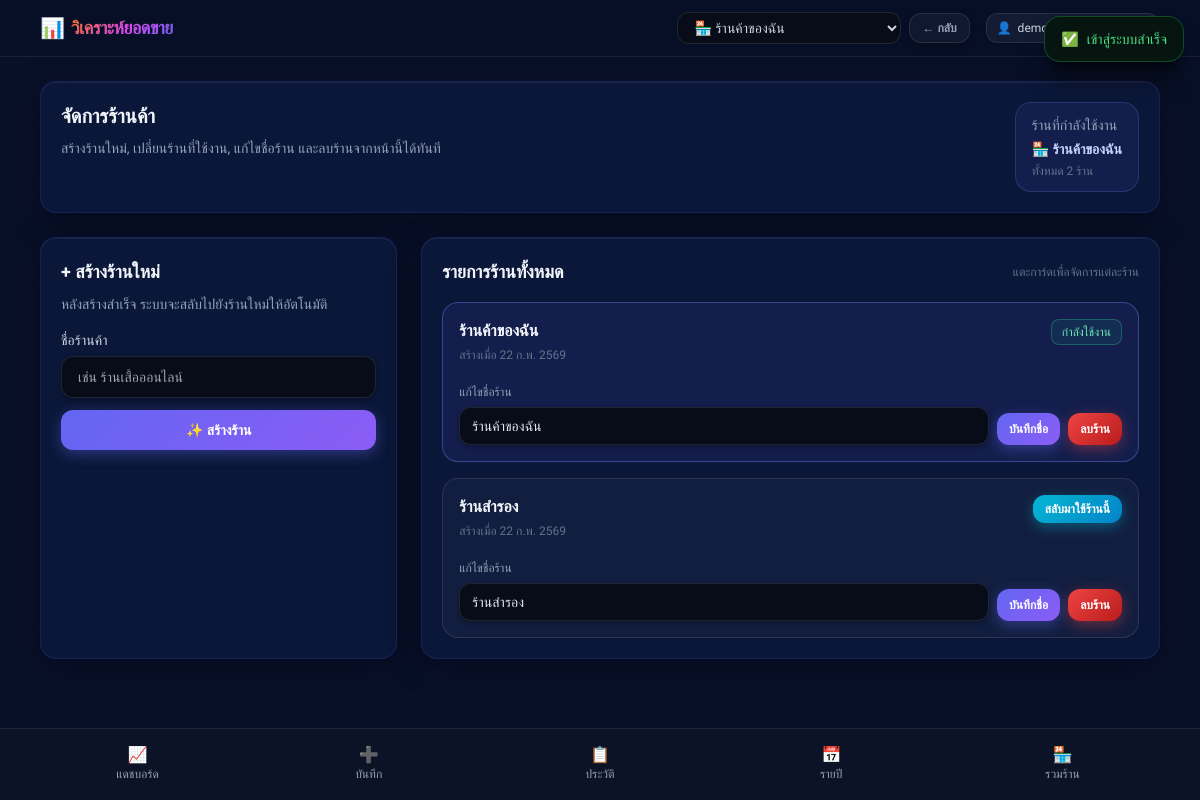
The app's page /shops.php (signed in) with its own data.
### tables this page shows
CREATE TABLE IF NOT EXISTS shops (
    id BIGINT UNSIGNED NOT NULL AUTO_INCREMENT,
    user_id BIGINT UNSIGNED NOT NULL,
    name VARCHAR(100) NOT NULL,
    created_at DATETIME NOT NULL DEFAULT CURRENT_TIMESTAMP,
    updated_at DATETIME NOT NULL DEFAULT CURRENT_TIMESTAMP ON UPDATE CURRENT_TIMESTAMP,
    PRIMARY KEY (id),
    UNIQUE KEY uq_shops_user_name (user_id, name),
    KEY idx_shops_user_id (user_id),
    CONSTRAINT fk_shops_user
        FOREIGN KEY (user_id)
        REFERENCES users (id)
        ON DELETE CASCADE
        ON UPDATE CASCADE
);

### app/Services/ShopService.php (called while the page is built, shortened)
<?php
class ShopService
{
    private ShopRepository $shopRepository;
    public function __construct(ShopRepository $shopRepository, ?PDO $db = null)
    {
        $this->shopRepository = $shopRepository;
    }
    public function getShopContext(int $userId, ?int $currentShopId): array
    {
        $shops = $this->shopRepository->listByUserId($userId);
        $currentShop = null;
        if ($currentShopId !== null) {
            foreach ($shops as $shop) {
                if ((int)$shop['id'] === $currentShopId) {
                    $currentShop = $shop;
                    break;
                }
            }
        }
        return [
            'shops' => $shops,
            'current_shop' => $currentShop,
        ];
    }
    public function canDeleteShop(int $userId): bool
    {
        return $this->shopRepository->countByUserId($userId) > 1;
    }
}

### app/Repositories/ShopRepository.php (called while the page is built, shortened)
<?php
class ShopRepository
{
    private PDO $db;
    public function __construct(PDO $db)
    {
        $this->db = $db;
    }
    public function listByUserId(int $userId): array
    {
        $sql = 'SELECT id, user_id, name, created_at, updated_at
                FROM shops
                WHERE user_id = :user_id
                ORDER BY id ASC';
        $stmt = $this->db->prepare($sql);
        $stmt->execute([':user_id' => $userId]);
        return $stmt->fetchAll();
    }
    public function countByUserId(int $userId): int
    {
        $sql = 'SELECT COUNT(*) AS total
                FROM shops
                WHERE user_id = :user_id';
        $stmt = $this->db->prepare($sql);
        $stmt->execute([':user_id' => $userId]);
        $result = $stmt->fetch();
        return (int)($result['total'] ?? 0);
    }
}

### includes/functions.php (called while the page is built, shortened)
<?php
function app_url(string $path = ''): string
{
    $baseUrl = APP_URL;
    $normalizedPath = '/' . ltrim($path, '/');
    return $baseUrl . $normalizedPath;
}
function e(?string $value): string
{
    return htmlspecialchars((string)$value, ENT_QUOTES, 'UTF-8');
}
function formatThaiDate(string $date): string
{
    $dateObject = DateTime::createFromFormat('Y-m-d', $date);
    $thaiMonths = [
        '01' => 'ม.ค.',
        '02' => 'ก.พ.',
        '03' => 'มี.ค.',
        '04' => 'เม.ย.',
        '05' => 'พ.ค.',
        '06' => 'มิ.ย.',
        '07' => 'ก.ค.',
        '08' => 'ส.ค.',
        '09' => 'ก.ย.',
        '10' => 'ต.ค.',
        '11' => 'พ.ย.',
        '12' => 'ธ.ค.',
    ];
    $month = $thaiMonths[$dateObject->format('m')] ?? $dateObject->format('m');
    $thaiYear = (int)$dateObject->format('Y') + 543;
    return $dateObject->format('j') . ' ' . $month . ' ' . $thaiYear;
}

### includes/bootstrap.php (called while the page is built, shortened)
<?php
require_once __DIR__ . '/config.php';
require_once __DIR__ . '/functions.php';
spl_autoload_register(function (string $class): void {
    $className = ltrim($class, '\\');
    $normalizedClass = str_replace('\\', '/', $className);
    $leafName = basename($normalizedClass);
    $candidates = [
        dirname(__DIR__) . '/' . $normalizedClass . '.php',
        dirname(__DIR__) . '/app/' . $normalizedClass . '.php',
        dirname(__DIR__) . '/app/Services/' . $leafName . '.php',
        dirname(__DIR__) . '/app/Repositories/' . $leafName . '.php',
    ];
    foreach ($candidates as $filePath) {
        if (file_exists($filePath)) {
            return;
        }
    }
});

### shops.php (the view, shortened to what this page needs)
<?php
require_once __DIR__ . '/includes/bootstrap.php';
require_once __DIR__ . '/includes/auth.php';
$userId = (int)($_SESSION['user_id'] ?? 0);
$currentSessionShopId = (int)($_SESSION['current_shop_id'] ?? 0);
$shopRepository = new ShopRepository($pdo);
$shopService = new ShopService($shopRepository);
$shopContext = $shopService->getShopContext($userId, $currentSessionShopId > 0 ? $currentSessionShopId : null);
$shops = is_array($shopContext['shops'] ?? null) ? array_values((array)$shopContext['shops']) : [];
$canDeleteShop = $shopService->canDeleteShop($userId);
require __DIR__ . '/includes/header.php';
?>
<section class="section-card p-5">
    <div class="flex flex-wrap items-start justify-between gap-4">
        <div>
            <h1 class="text-xl font-semibold text-slate-100">จัดการร้านค้า</h1>
            <p class="mt-2 text-sm text-slate-400">สร้างร้านใหม่, เปลี่ยนร้านที่ใช้งาน, แก้ไขชื่อร้าน และลบร้านจากหน้านี้ได้ทันที</p>
        </div>
        <div class="rounded-2xl border border-indigo-400/20 bg-indigo-500/10 px-4 py-3 text-sm">
            <p class="text-slate-400">ร้านที่กำลังใช้งาน</p>
            <p class="mt-1 font-semibold text-indigo-200">🏪 <?= e($currentShopName) ?></p>
            <p class="mt-1 text-xs text-slate-500">ทั้งหมด <?= e((string)$shopCount) ?> ร้าน</p>
        </div>
    </div>
</section>
<section class="mt-6 grid gap-6 lg:grid-cols-3">
    <article class="section-card p-5 lg:col-span-1">
        <h2 class="text-lg font-semibold text-slate-100">+ สร้างร้านใหม่</h2>
        <p class="mt-2 text-sm text-slate-400">หลังสร้างสำเร็จ ระบบจะสลับไปยังร้านใหม่ให้อัตโนมัติ</p>
        <form action="<?= e(app_url('/api/shops.php')) ?>" method="post" class="mt-4 space-y-3">
            <div>
                <label for="new-shop-name" class="mb-1.5 block text-sm text-slate-300">ชื่อร้านค้า</label>
                <input
                    id="new-shop-name"
                    name="name"
                    type="text"
                    maxlength="100"
                    required
                    class="w-full rounded-xl px-4 py-2.5 text-sm transition-all"
                    placeholder="เช่น ร้านเสื้อออนไลน์">
            </div>
            <button type="submit" class="btn-primary w-full px-4 py-2.5 text-sm">✨ สร้างร้าน</button>
        </form>
    </article>
    <article class="section-card p-5 lg:col-span-2">
        <div class="mb-4 flex flex-wrap items-center justify-between gap-2">
            <h2 class="text-lg font-semibold text-slate-100">รายการร้านทั้งหมด</h2>
            <span class="text-xs text-slate-500">แตะการ์ดเพื่อจัดการแต่ละร้าน</span>
        </div>
        <?php if (empty($shops)): ?>
            <div class="rounded-2xl border border-white/10 bg-white/[0.03] px-4 py-5 text-center text-sm text-slate-400">
                ยังไม่มีร้านค้าในระบบ กรุณาสร้างร้านแรกของคุณ
            </div>
        <?php else: ?>
            <div class="grid gap-4">
                <?php foreach ($shops as $shop): ?>
                    <?php
                    $shopId = (int)($shop['id'] ?? 0);
                    $shopName = (string)($shop['name'] ?? 'ร้านค้า');
                    $isCurrent = $shopId === $currentShopId;
                    $createdDate = (string)($shop['created_at'] ?? '');
                    $createdDate = $createdDate !== '' ? substr($createdDate, 0, 10) : '';
                    $createdDateText = $createdDate !== '' ? formatThaiDate($createdDate) : '-';
                    ?>
                    <article class="rounded-2xl border p-4 shadow-sm transition-all <?= $isCurrent ? 'border-indigo-400/35 bg-indigo-500/10 shadow-indigo-900/20' : 'border-white/10 bg-white/[0.03] hover:border-white/20' ?>">
                        <div class="flex flex-wrap items-start justify-between gap-3">
                            <div>
                                <p class="text-base font-semibold text-slate-100"><?= e($shopName) ?></p>
                                <p class="mt-1 text-xs text-slate-500">สร้างเมื่อ <?= e($createdDateText) ?></p>
                            </div>
                            <?php if ($isCurrent): ?>
                                <span class="rounded-lg border border-emerald-400/30 bg-emerald-500/10 px-2.5 py-1 text-xs font-medium text-emerald-300">กำลังใช้งาน</span>
                            <?php else: ?>
                                <form action="<?= e(app_url('/api/shops.php')) ?>" method="post">
                                    <button type="submit" class="btn-teal px-3 py-1.5 text-xs">สลับมาใช้ร้านนี้</button>
                                </form>
                            <?php endif; ?>
                        </div>
                        <div class="mt-4 flex flex-wrap items-end gap-2">
                            <form action="<?= e(app_url('/api/shops.php')) ?>" method="post" class="min-w-[220px] flex-1 grid gap-2 md:grid-cols-[1fr_auto] md:items-end">
                                <div>
                                    <label for="shop-name-<?= e((string)$shopId) ?>" class="text-xs text-slate-400">แก้ไขชื่อร้าน</label>
                                    <input
                                        id="shop-name-<?= e((string)$shopId) ?>"
                                        name="name"
                                        type="text"
                                        maxlength="100"
                                        required
                                        value="<?= e($shopName) ?>"
                                        class="mt-1 w-full rounded-xl px-3 py-2 text-sm transition-all">
                                </div>
                                <button type="submit" class="btn-primary px-3 py-2 text-xs">บันทึกชื่อ</button>
                            </form>
                            <form
                                action="<?= e(app_url('/api/shops.php')) ?>"
                                method="post"
                                data-confirm="ยืนยันการลบร้านนี้ใช่หรือไม่? ข้อมูลทั้งหมดในร้านจะถูกลบถาวร">
                                <?php if ($canDeleteShop): ?>
                                    <button type="submit" class="btn-danger px-3 py-2 text-xs">ลบร้าน</button>
                                <?php else: ?>
                                    <button type="button" disabled class="cursor-not-allowed rounded-xl border border-white/10 bg-white/5 px-3 py-2 text-xs text-slate-500">ลบร้าน</button>
                                <?php endif; ?>
                            </form>
                        </div>
                    </article>
                <?php endforeach; ?>
            </div>
        <?php endif; ?>
    </article>
</section>
<?php require __DIR__ . '/includes/footer.php'; ?>

### includes/header.php (style rules this page uses)
body { font-family: 'Sarabun', sans-serif; background-color: rgb(8, 16, 40); min-height: 100vh; position: relative; overflow-x: hidden }
.section-card { background-color: rgb(11, 23, 57); border: 1px solid rgba(99, 102, 241, 0.15); border-radius: 16px; box-shadow: rgba(1, 5, 17, 0.4) 0px 8px 32px 0px, inset 0 1px 0 rgba(255, 255, 255, 0.05); position: relative; transition: all 0.3s cubic-bezier(0.4, 0, 0.2, 1) }
.section-card::before { content: ''; position: absolute; inset: 0; border-radius: 16px; padding: 1px; background: linear-gradient(135deg, rgba(99, 102, 241, 0.2), transparent, rgba(139, 92, 246, 0.2)); -webkit-mask: linear-gradient(#fff 0 0) content-box, linear-gradient(#fff 0 0); mask: linear-gradient(#fff 0 0) content-box, linear-gradient(#fff 0 0); -webkit-mask-composite: xor; mask-composite: exclude; pointer-events: none; opacity: 0; transition: opacity 0.3s ease }
.btn-primary { background: linear-gradient(135deg, #6366f1, #8b5cf6); box-shadow: 0 4px 14px rgba(99, 102, 241, .40); color: #fff; font-weight: 600; border: none; border-radius: 12px; cursor: pointer; transition: all .25s cubic-bezier(0.4, 0, 0.2, 1); display: inline-flex; align-items: center; justify-content: center; position: relative; overflow: hidden }
.btn-primary::before { content: ''; position: absolute; inset: 0; background: linear-gradient(135deg, transparent 30%, rgba(255, 255, 255, 0.2) 50%, transparent 70%); transform: translateX(-100%); transition: transform 0.5s ease }
.btn-teal { background: linear-gradient(135deg, #06b6d4, #0284c7); box-shadow: 0 4px 14px rgba(6, 182, 212, .40); color: #fff; font-weight: 600; border: none; border-radius: 12px; cursor: pointer; transition: transform .15s, box-shadow .15s; display: inline-flex; align-items: center; justify-content: center }
.btn-danger { background: linear-gradient(135deg, #ef4444, #b91c1c); box-shadow: 0 4px 14px rgba(239, 68, 68, .40); color: #fff; font-weight: 600; border: none; border-radius: 12px; cursor: pointer; transition: transform .15s, box-shadow .15s; display: inline-flex; align-items: center; justify-content: center }
input, select, textarea { transition: border-color .2s, box-shadow .2s; background-color: #070c18; border: 1px solid rgba(255, 255, 255, 0.10); box-shadow: 0 2px 4px rgba(0, 0, 0, 0.3); color: #e2e8f0 }
input::placeholder, textarea::placeholder { color: #4b5870 }

### records on screen
shops: name "ร้านค้าของฉัน", created_at "22 ก.พ. 2569", shows "กำลังใช้งาน"
shops: name "ร้านสำรอง", created_at "22 ก.พ. 2569"

### other values on screen
$flashSuccess "เข้าสู่ระบบสำเร็จ"
$shopCount "2"
$link['icon'] "📈"
$link['label'] "แดชบอร์ด"
$link['icon'] "➕"
$link['label'] "บันทึก"
$link['icon'] "📋"
$link['label'] "ประวัติ"
$link['icon'] "📅"
$link['label'] "รายปี"
$link['icon'] "🏪"
$link['label'] "รวมร้าน"
